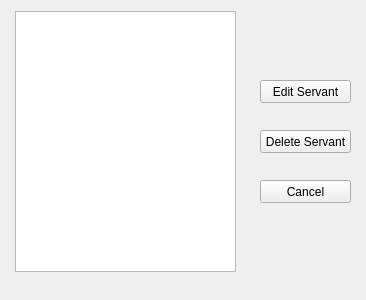
<?xml version="1.0" encoding="UTF-8"?>
<ui version="4.0">
 <class>Form</class>
 <widget class="QWidget" name="Form">
  <property name="geometry">
   <rect>
    <x>0</x>
    <y>0</y>
    <width>366</width>
    <height>300</height>
   </rect>
  </property>
  <property name="windowTitle">
   <string>Servant List</string>
  </property>
  <widget class="QPushButton" name="editServantButton">
   <property name="geometry">
    <rect>
     <x>260</x>
     <y>80</y>
     <width>91</width>
     <height>23</height>
    </rect>
   </property>
   <property name="text">
    <string>Edit Servant</string>
   </property>
  </widget>
  <widget class="QPushButton" name="deleteServantButton">
   <property name="geometry">
    <rect>
     <x>260</x>
     <y>130</y>
     <width>91</width>
     <height>23</height>
    </rect>
   </property>
   <property name="text">
    <string>Delete Servant</string>
   </property>
  </widget>
  <widget class="QPushButton" name="cancelButton">
   <property name="geometry">
    <rect>
     <x>260</x>
     <y>180</y>
     <width>91</width>
     <height>23</height>
    </rect>
   </property>
   <property name="text">
    <string>Cancel</string>
   </property>
  </widget>
  <widget class="QListWidget" name="servantList">
   <property name="geometry">
    <rect>
     <x>15</x>
     <y>11</y>
     <width>221</width>
     <height>261</height>
    </rect>
   </property>
  </widget>
 </widget>
 <resources/>
 <connections/>
</ui>
